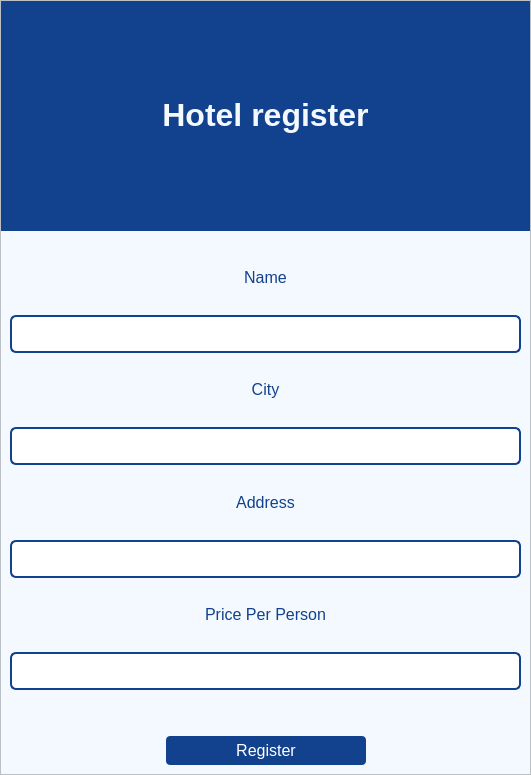
<?xml version="1.0" encoding="UTF-8"?>
<ui version="4.0">
 <class>MainWindow</class>
 <widget class="QMainWindow" name="MainWindow">
  <property name="geometry">
   <rect>
    <x>0</x>
    <y>0</y>
    <width>531</width>
    <height>775</height>
   </rect>
  </property>
  <property name="minimumSize">
   <size>
    <width>531</width>
    <height>300</height>
   </size>
  </property>
  <property name="maximumSize">
   <size>
    <width>531</width>
    <height>775</height>
   </size>
  </property>
  <property name="windowTitle">
   <string>Hotel Register</string>
  </property>
  <property name="styleSheet">
   <string notr="true">QWidget{
background-color: rgb(243, 249, 254);
}


QLabel{
color: rgb(18, 65, 141);
font-size:16px;
padding-bottom: 0px;
}

QLineEdit{
background-color: rgb(255, 255, 255);
border: 2px solid; 
border-radius: 6px; 
border-color:rgb(18, 65, 141);
padding: 8px;
color: rgb(18, 65, 141);
font-size:14px;
}

QPushButton{
color:#fff;
border: 0px;
font-size: 16px;
padding: 5px;
background-color: rgb(18, 65, 141);
border-radius:4px;
}

QPushButton:hover{
background-color: rgb(47, 142, 228);
}

QScrollBar:vertical {
    border: none;
    background: rgb(230, 222, 255);  /* Background color of the scrollbar track */
    width: 12px;  /* Thickness of the scrollbar */
}

QScrollBar::handle:vertical {
    background: rgb(18, 65, 141);
    min-width: 20px; /* Minimum width of the handle */
    border-radius: 6px; /* Rounded edges */
}

QScrollBar::handle:vertical:hover {
    background: #74b9ff; /* Lighter color when hovered */
}

QScrollBar::add-line:vertical, QScrollBar::sub-line:vertical {
    background: none; /* Removes the small arrow buttons */
}

QScrollBar::add-page:vertical, QScrollBar::sub-page:vertical {
    background: none; /* Keeps empty space color same */
}</string>
  </property>
  <widget class="QWidget" name="centralwidget">
   <layout class="QVBoxLayout" name="verticalLayout_2" stretch="0">
    <property name="leftMargin">
     <number>0</number>
    </property>
    <property name="topMargin">
     <number>0</number>
    </property>
    <property name="rightMargin">
     <number>0</number>
    </property>
    <property name="bottomMargin">
     <number>0</number>
    </property>
    <item>
     <widget class="QScrollArea" name="scrollArea">
      <property name="widgetResizable">
       <bool>true</bool>
      </property>
      <widget class="QWidget" name="scrollAreaWidgetContents">
       <property name="geometry">
        <rect>
         <x>0</x>
         <y>0</y>
         <width>529</width>
         <height>773</height>
        </rect>
       </property>
       <layout class="QVBoxLayout" name="verticalLayout_3" stretch="3,7">
        <property name="leftMargin">
         <number>0</number>
        </property>
        <property name="topMargin">
         <number>0</number>
        </property>
        <property name="rightMargin">
         <number>0</number>
        </property>
        <property name="bottomMargin">
         <number>0</number>
        </property>
        <item>
         <widget class="QWidget" name="labelWidget" native="true">
          <property name="styleSheet">
           <string notr="true">background-color: rgb(18, 65, 141);</string>
          </property>
          <layout class="QHBoxLayout" name="horizontalLayout_2">
           <item>
            <widget class="QLabel" name="label">
             <property name="styleSheet">
              <string notr="true">color: rgb(243, 249, 254);</string>
             </property>
             <property name="text">
              <string>&lt;html&gt;&lt;head/&gt;&lt;body&gt;&lt;p align=&quot;center&quot;&gt;&lt;span style=&quot; font-size:24pt; font-weight:600;&quot;&gt;Hotel register&lt;/span&gt;&lt;/p&gt;&lt;/body&gt;&lt;/html&gt;</string>
             </property>
            </widget>
           </item>
          </layout>
         </widget>
        </item>
        <item>
         <widget class="QWidget" name="widget" native="true">
          <property name="styleSheet">
           <string notr="true"/>
          </property>
          <layout class="QVBoxLayout" name="verticalLayout">
           <item>
            <widget class="QLabel" name="passwordLabel">
             <property name="text">
              <string>&lt;html&gt;&lt;head/&gt;&lt;body&gt;&lt;p align=&quot;center&quot;&gt;&lt;span style=&quot; font-size:12pt;&quot;&gt;Name&lt;/span&gt;&lt;/p&gt;&lt;/body&gt;&lt;/html&gt;</string>
             </property>
            </widget>
           </item>
           <item>
            <widget class="QLineEdit" name="hotelNameInput">
             <property name="styleSheet">
              <string notr="true"/>
             </property>
            </widget>
           </item>
           <item>
            <widget class="QLabel" name="label_2">
             <property name="text">
              <string>&lt;html&gt;&lt;head/&gt;&lt;body&gt;&lt;p align=&quot;center&quot;&gt;&lt;span style=&quot; font-size:12pt;&quot;&gt;City&lt;/span&gt;&lt;/p&gt;&lt;/body&gt;&lt;/html&gt;</string>
             </property>
            </widget>
           </item>
           <item>
            <widget class="QLineEdit" name="hotelCityInput"/>
           </item>
           <item>
            <widget class="QLabel" name="FirstNameLabel">
             <property name="text">
              <string>&lt;html&gt;&lt;head/&gt;&lt;body&gt;&lt;p align=&quot;center&quot;&gt;&lt;span style=&quot; font-size:12pt;&quot;&gt;Address&lt;/span&gt;&lt;/p&gt;&lt;/body&gt;&lt;/html&gt;</string>
             </property>
            </widget>
           </item>
           <item>
            <widget class="QLineEdit" name="hotelAddressInput">
             <property name="styleSheet">
              <string notr="true"/>
             </property>
            </widget>
           </item>
           <item>
            <widget class="QLabel" name="LastNameLabel">
             <property name="text">
              <string>&lt;html&gt;&lt;head/&gt;&lt;body&gt;&lt;p align=&quot;center&quot;&gt;&lt;span style=&quot; font-size:12pt;&quot;&gt;Price Per Person&lt;/span&gt;&lt;/p&gt;&lt;/body&gt;&lt;/html&gt;</string>
             </property>
            </widget>
           </item>
           <item>
            <widget class="QLineEdit" name="hotelPriceInput">
             <property name="styleSheet">
              <string notr="true"/>
             </property>
            </widget>
           </item>
           <item>
            <spacer name="verticalSpacer">
             <property name="orientation">
              <enum>Qt::Vertical</enum>
             </property>
             <property name="sizeType">
              <enum>QSizePolicy::Minimum</enum>
             </property>
             <property name="sizeHint" stdset="0">
              <size>
               <width>20</width>
               <height>40</height>
              </size>
             </property>
            </spacer>
           </item>
           <item>
            <layout class="QHBoxLayout" name="horizontalLayout">
             <item>
              <spacer name="horizontalSpacer_3">
               <property name="orientation">
                <enum>Qt::Horizontal</enum>
               </property>
               <property name="sizeHint" stdset="0">
                <size>
                 <width>40</width>
                 <height>20</height>
                </size>
               </property>
              </spacer>
             </item>
             <item>
              <widget class="QPushButton" name="add_Hotel_button">
               <property name="enabled">
                <bool>true</bool>
               </property>
               <property name="sizePolicy">
                <sizepolicy hsizetype="Minimum" vsizetype="Fixed">
                 <horstretch>0</horstretch>
                 <verstretch>0</verstretch>
                </sizepolicy>
               </property>
               <property name="minimumSize">
                <size>
                 <width>200</width>
                 <height>25</height>
                </size>
               </property>
               <property name="maximumSize">
                <size>
                 <width>200</width>
                 <height>16777215</height>
                </size>
               </property>
               <property name="cursor">
                <cursorShape>PointingHandCursor</cursorShape>
               </property>
               <property name="styleSheet">
                <string notr="true"/>
               </property>
               <property name="text">
                <string>Register</string>
               </property>
              </widget>
             </item>
             <item>
              <spacer name="horizontalSpacer_4">
               <property name="orientation">
                <enum>Qt::Horizontal</enum>
               </property>
               <property name="sizeHint" stdset="0">
                <size>
                 <width>40</width>
                 <height>20</height>
                </size>
               </property>
              </spacer>
             </item>
            </layout>
           </item>
          </layout>
         </widget>
        </item>
       </layout>
      </widget>
     </widget>
    </item>
   </layout>
  </widget>
 </widget>
 <resources/>
 <connections/>
</ui>
